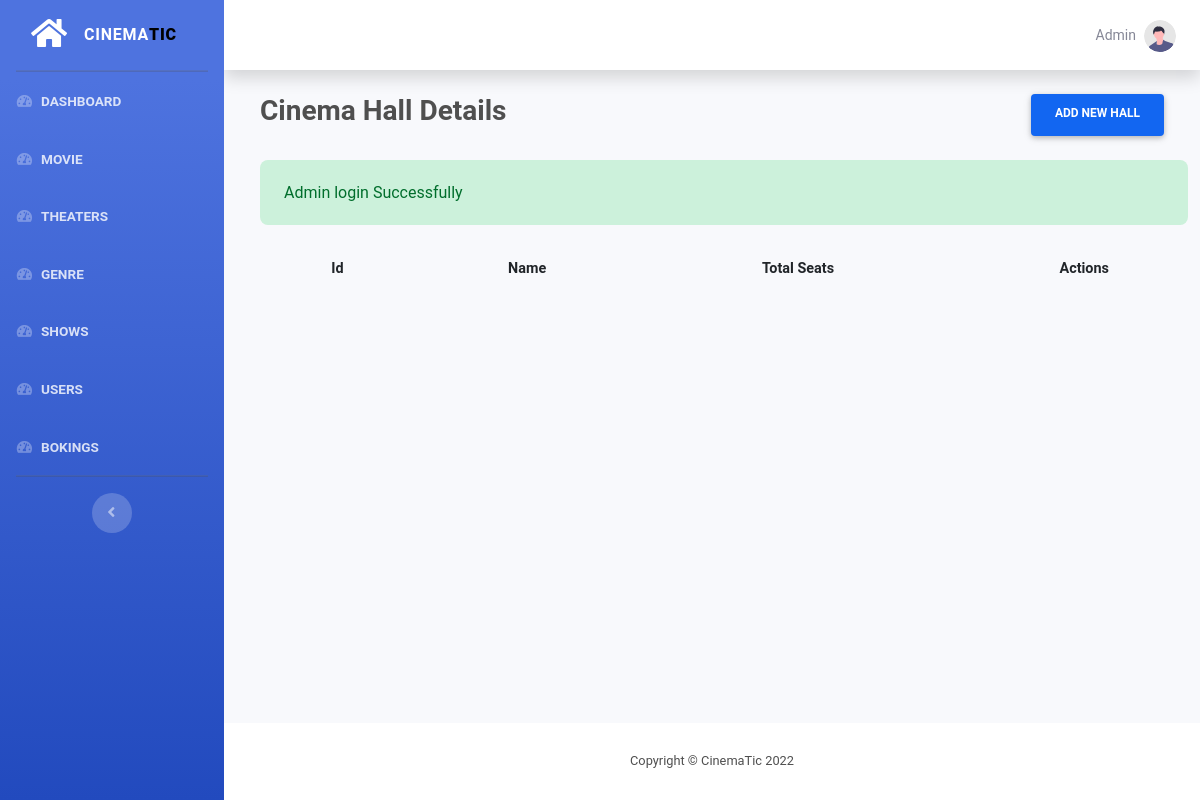
/admin/hall/index.php (signed in), run on an earlier commit of the app's database.
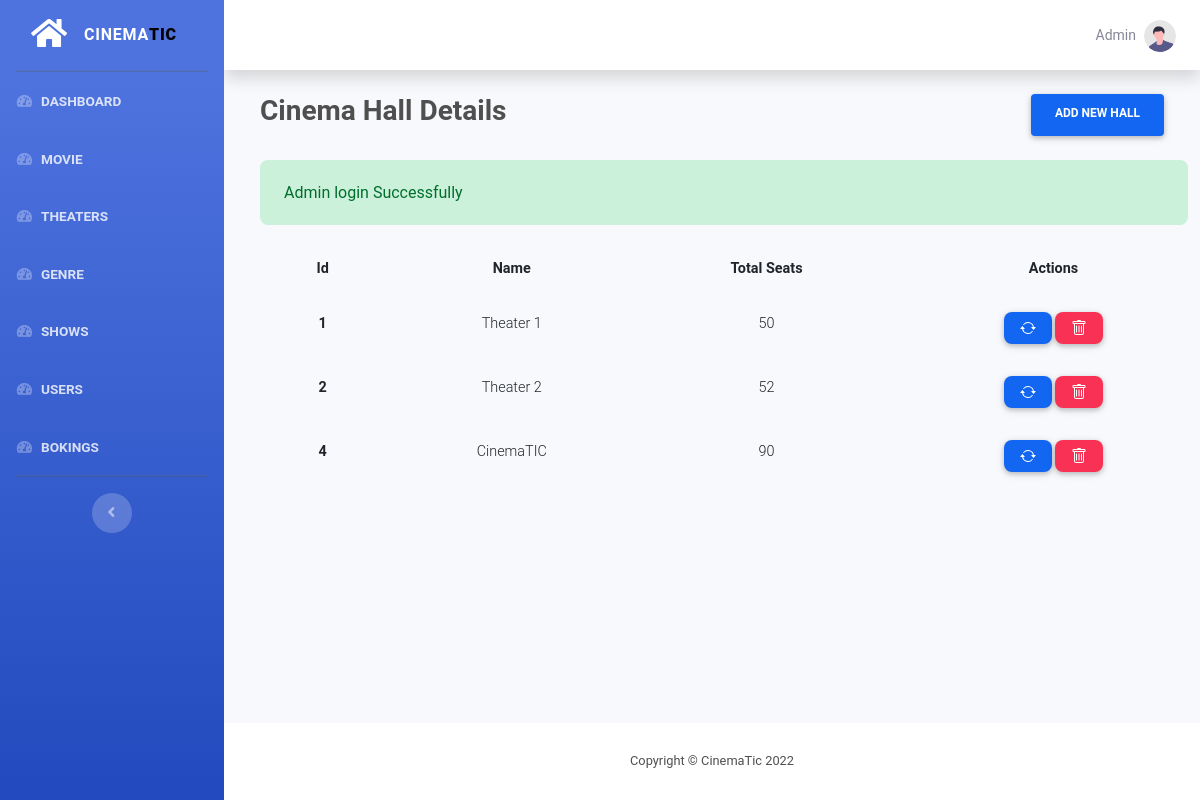
And on a later commit of the database.
### tables this page shows
CREATE TABLE `hall` (
  `id` int(11) NOT NULL,
  `name` varchar(30) NOT NULL,
  `total_seats` int(11) NOT NULL
);

### functions/functions.php (called while the page is built, shortened)
<?php
function hasSuccess()
{
    return !empty($_SESSION['success']);
}
function getSuccess()
{
    $msg = $_SESSION['success'] ?? '';
    return $msg;
}

### functions/db.php (called while the page is built, shortened)
<?php
function pdo()
{
    $dbhost = "localhost";
    $dbname = "mtbs";
    $dbuser = "root";
    $dbpass = "";
    $options = [
        PDO::ATTR_DEFAULT_FETCH_MODE => PDO::FETCH_ASSOC
    ];
    $dsn = "mysql:host=" . $dbhost . ";dbname=" . $dbname;
    try {
        $pdo = new PDO($dsn, $dbuser, $dbpass, $options);
    } catch (PDOException $e) {
        die("Cannot Connect to Database: " . $e->getMessage());
    }
    return $pdo;
}
function all($table)
{
    $pdo = pdo();
    $stmt = $pdo->prepare("SELECT * FROM $table");
    $stmt->execute();
    return $stmt->fetchAll();
}

### admin/hall/index.php (the view, shortened to what this page needs)
<?php
$result = all('hall');
include  __DIR__ . "/../components/header.php";
include  __DIR__ . "/../components/sidebar.php";
?>
<div class="container-fluid">
    <div class="d-flex m-4 justify-content-between mb-4">
        <h3 class="font-weight-bold">Cinema Hall Details</h3>
        <a href="./create.php" class="btn btn-primary px-4 font-weight-bold">Add New Hall</a>
    </div>
    <?php if (hasSuccess()) : ?>
        <div id="success" class="ml-4 alert alert-success">
            <?php echo getSuccess(); ?>
        </div>
    <?php endif; ?>
    <table class="table mx-4 table-responsive-md table-borderless">
        <thead>
            <tr>
                <th class="text-center font-weight-bold">Id</th>
                <th class="text-center font-weight-bold">Name</th>
                <th class="text-center font-weight-bold">Total Seats</th>
                <th class="text-center font-weight-bold">Actions</th>
            </tr>
        </thead>
        <tbody>
            <?php foreach ($result as $key) : ?>
                <tr>
                    <td class="text-center font-weight-bold"><?php echo $key['id']; ?></td>
                    <td class="text-center"><?php echo $key['name']; ?></td>
                    <td class="text-center"><?php echo $key['total_seats']; ?></td>
                    <td class="text-center">
                        <a class="btn btn-primary btn-sm rounded-5" style="height: 2rem;" href="./edit.php?id=<?php echo $key['id']; ?>">
                        </a>
                        <a class="btn btn-danger btn-sm rounded-5" style="height: 2rem;" onclick="confirmDelete(<?php echo $key['id']; ?>)" href="#!">
                        </a>
                    </td>
                </tr>
            <?php endforeach;  ?>
        </tbody>
    </table>
</div>
</div>
<?php include "../components/footer.php"; ?>

What changed in the data, as far as the page shows it:
added hall: id "1", name "Theater 1", total_seats "50"
added hall: id "2", name "Theater 2", total_seats "52"
added hall: id "4", name "CinemaTIC", total_seats "90"
